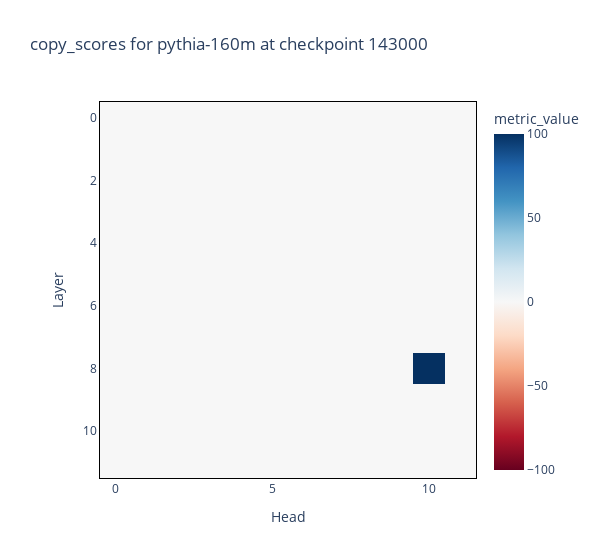
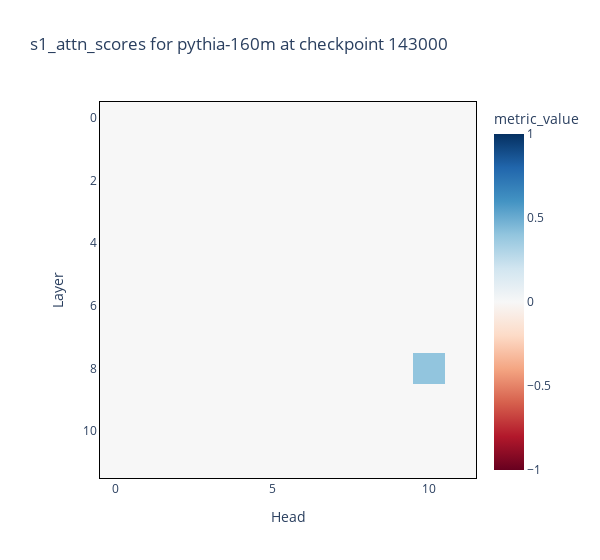
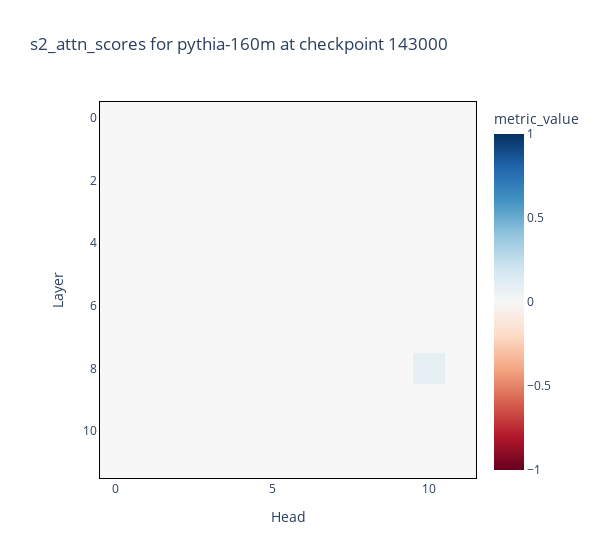
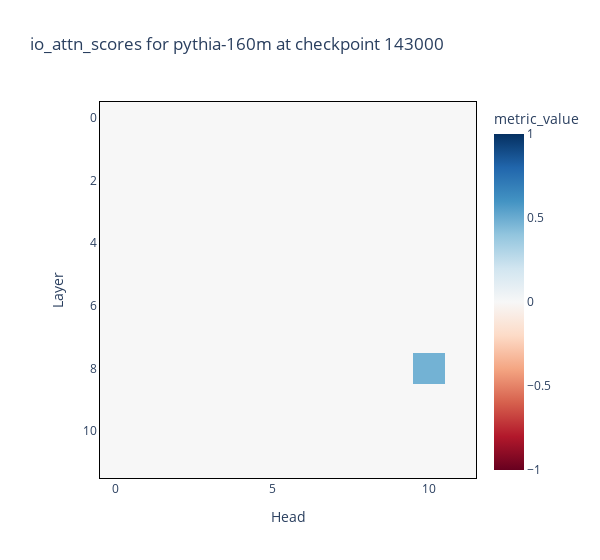

Notebook source saved alongside these figures, in order:
### Code cell
for metric in component_scores['direct_effect_scores'].keys():
    # if metric contains "attn"
    if 'attn' in metric:
        min = -1
        max = 1
    else:
        min = None
        max = None
    imshow_p(
        component_scores['direct_effect_scores'][metric], 
        title=f'{metric} for {MODEL_SHORTNAME} at checkpoint {checkpoint}',
        labels={"x": "Head", "y": "Layer", "color": "metric_value"},
        border=True,
        coloraxis=dict(cmin=min, cmax=max),
        width=600,
        margin={"r": 100, "l": 100}
        )

### Figure 1 — Plotly figure (JSON) as saved in the notebook; plotly's stock layout.template omitted (floating-point values rounded to 4 significant figures; data arrays with more than 128 entries replaced by an {"elided": "..."} marker saying what was removed)
{"data": [{"coloraxis": "coloraxis", "hovertemplate": "Head: %{x}<br>Layer: %{y}<br>metric_value: %{z}<extra></extra>", "name": "0", "type": "heatmap", "xaxis": "x", "yaxis": "y", "z": {"elided": "12x12 int values"}}], "layout": {"coloraxis": {"cmid": 0, "colorbar": {"title": {"text": "metric_value"}}, "colorscale": [[0, "rgb(103,0,31)"], [0.1, "rgb(178,24,43)"], [0.2, "rgb(214,96,77)"], [0.3, "rgb(244,165,130)"], [0.4, "rgb(253,219,199)"], [0.5, "rgb(247,247,247)"], [0.6, "rgb(209,229,240)"], [0.7, "rgb(146,197,222)"], [0.8, "rgb(67,147,195)"], [0.9, "rgb(33,102,172)"], [1, "rgb(5,48,97)"]]}, "margin": {"l": 100, "r": 100}, "title": {"text": "copy_scores for pythia-160m at checkpoint 143000"}, "width": 600, "xaxis": {"anchor": "y", "constrain": "domain", "domain": [0, 1], "linecolor": "black", "linewidth": 1, "mirror": true, "scaleanchor": "y", "showline": true, "title": {"text": "Head"}}, "yaxis": {"anchor": "x", "autorange": "reversed", "constrain": "domain", "domain": [0, 1], "linecolor": "black", "linewidth": 1, "mirror": true, "showline": true, "title": {"text": "Layer"}}}}

### Figure 2 — Plotly figure (JSON) as saved in the notebook; plotly's stock layout.template omitted (floating-point values rounded to 4 significant figures; data arrays with more than 128 entries replaced by an {"elided": "..."} marker saying what was removed)
{"data": [{"coloraxis": "coloraxis", "hovertemplate": "Head: %{x}<br>Layer: %{y}<br>metric_value: %{z}<extra></extra>", "name": "0", "type": "heatmap", "xaxis": "x", "yaxis": "y", "z": {"elided": "12x12 float values"}}], "layout": {"coloraxis": {"cmax": 1, "cmid": 0, "cmin": -1, "colorbar": {"title": {"text": "metric_value"}}, "colorscale": [[0, "rgb(103,0,31)"], [0.1, "rgb(178,24,43)"], [0.2, "rgb(214,96,77)"], [0.3, "rgb(244,165,130)"], [0.4, "rgb(253,219,199)"], [0.5, "rgb(247,247,247)"], [0.6, "rgb(209,229,240)"], [0.7, "rgb(146,197,222)"], [0.8, "rgb(67,147,195)"], [0.9, "rgb(33,102,172)"], [1, "rgb(5,48,97)"]]}, "margin": {"l": 100, "r": 100}, "title": {"text": "s1_attn_scores for pythia-160m at checkpoint 143000"}, "width": 600, "xaxis": {"anchor": "y", "constrain": "domain", "domain": [0, 1], "linecolor": "black", "linewidth": 1, "mirror": true, "scaleanchor": "y", "showline": true, "title": {"text": "Head"}}, "yaxis": {"anchor": "x", "autorange": "reversed", "constrain": "domain", "domain": [0, 1], "linecolor": "black", "linewidth": 1, "mirror": true, "showline": true, "title": {"text": "Layer"}}}}

### Figure 3 — Plotly figure (JSON) as saved in the notebook; plotly's stock layout.template omitted (floating-point values rounded to 4 significant figures; data arrays with more than 128 entries replaced by an {"elided": "..."} marker saying what was removed)
{"data": [{"coloraxis": "coloraxis", "hovertemplate": "Head: %{x}<br>Layer: %{y}<br>metric_value: %{z}<extra></extra>", "name": "0", "type": "heatmap", "xaxis": "x", "yaxis": "y", "z": {"elided": "12x12 float values"}}], "layout": {"coloraxis": {"cmax": 1, "cmid": 0, "cmin": -1, "colorbar": {"title": {"text": "metric_value"}}, "colorscale": [[0, "rgb(103,0,31)"], [0.1, "rgb(178,24,43)"], [0.2, "rgb(214,96,77)"], [0.3, "rgb(244,165,130)"], [0.4, "rgb(253,219,199)"], [0.5, "rgb(247,247,247)"], [0.6, "rgb(209,229,240)"], [0.7, "rgb(146,197,222)"], [0.8, "rgb(67,147,195)"], [0.9, "rgb(33,102,172)"], [1, "rgb(5,48,97)"]]}, "margin": {"l": 100, "r": 100}, "title": {"text": "s2_attn_scores for pythia-160m at checkpoint 143000"}, "width": 600, "xaxis": {"anchor": "y", "constrain": "domain", "domain": [0, 1], "linecolor": "black", "linewidth": 1, "mirror": true, "scaleanchor": "y", "showline": true, "title": {"text": "Head"}}, "yaxis": {"anchor": "x", "autorange": "reversed", "constrain": "domain", "domain": [0, 1], "linecolor": "black", "linewidth": 1, "mirror": true, "showline": true, "title": {"text": "Layer"}}}}

### Figure 4 — Plotly figure (JSON) as saved in the notebook; plotly's stock layout.template omitted (floating-point values rounded to 4 significant figures; data arrays with more than 128 entries replaced by an {"elided": "..."} marker saying what was removed)
{"data": [{"coloraxis": "coloraxis", "hovertemplate": "Head: %{x}<br>Layer: %{y}<br>metric_value: %{z}<extra></extra>", "name": "0", "type": "heatmap", "xaxis": "x", "yaxis": "y", "z": {"elided": "12x12 float values"}}], "layout": {"coloraxis": {"cmax": 1, "cmid": 0, "cmin": -1, "colorbar": {"title": {"text": "metric_value"}}, "colorscale": [[0, "rgb(103,0,31)"], [0.1, "rgb(178,24,43)"], [0.2, "rgb(214,96,77)"], [0.3, "rgb(244,165,130)"], [0.4, "rgb(253,219,199)"], [0.5, "rgb(247,247,247)"], [0.6, "rgb(209,229,240)"], [0.7, "rgb(146,197,222)"], [0.8, "rgb(67,147,195)"], [0.9, "rgb(33,102,172)"], [1, "rgb(5,48,97)"]]}, "margin": {"l": 100, "r": 100}, "title": {"text": "io_attn_scores for pythia-160m at checkpoint 143000"}, "width": 600, "xaxis": {"anchor": "y", "constrain": "domain", "domain": [0, 1], "linecolor": "black", "linewidth": 1, "mirror": true, "scaleanchor": "y", "showline": true, "title": {"text": "Head"}}, "yaxis": {"anchor": "x", "autorange": "reversed", "constrain": "domain", "domain": [0, 1], "linecolor": "black", "linewidth": 1, "mirror": true, "showline": true, "title": {"text": "Layer"}}}}
